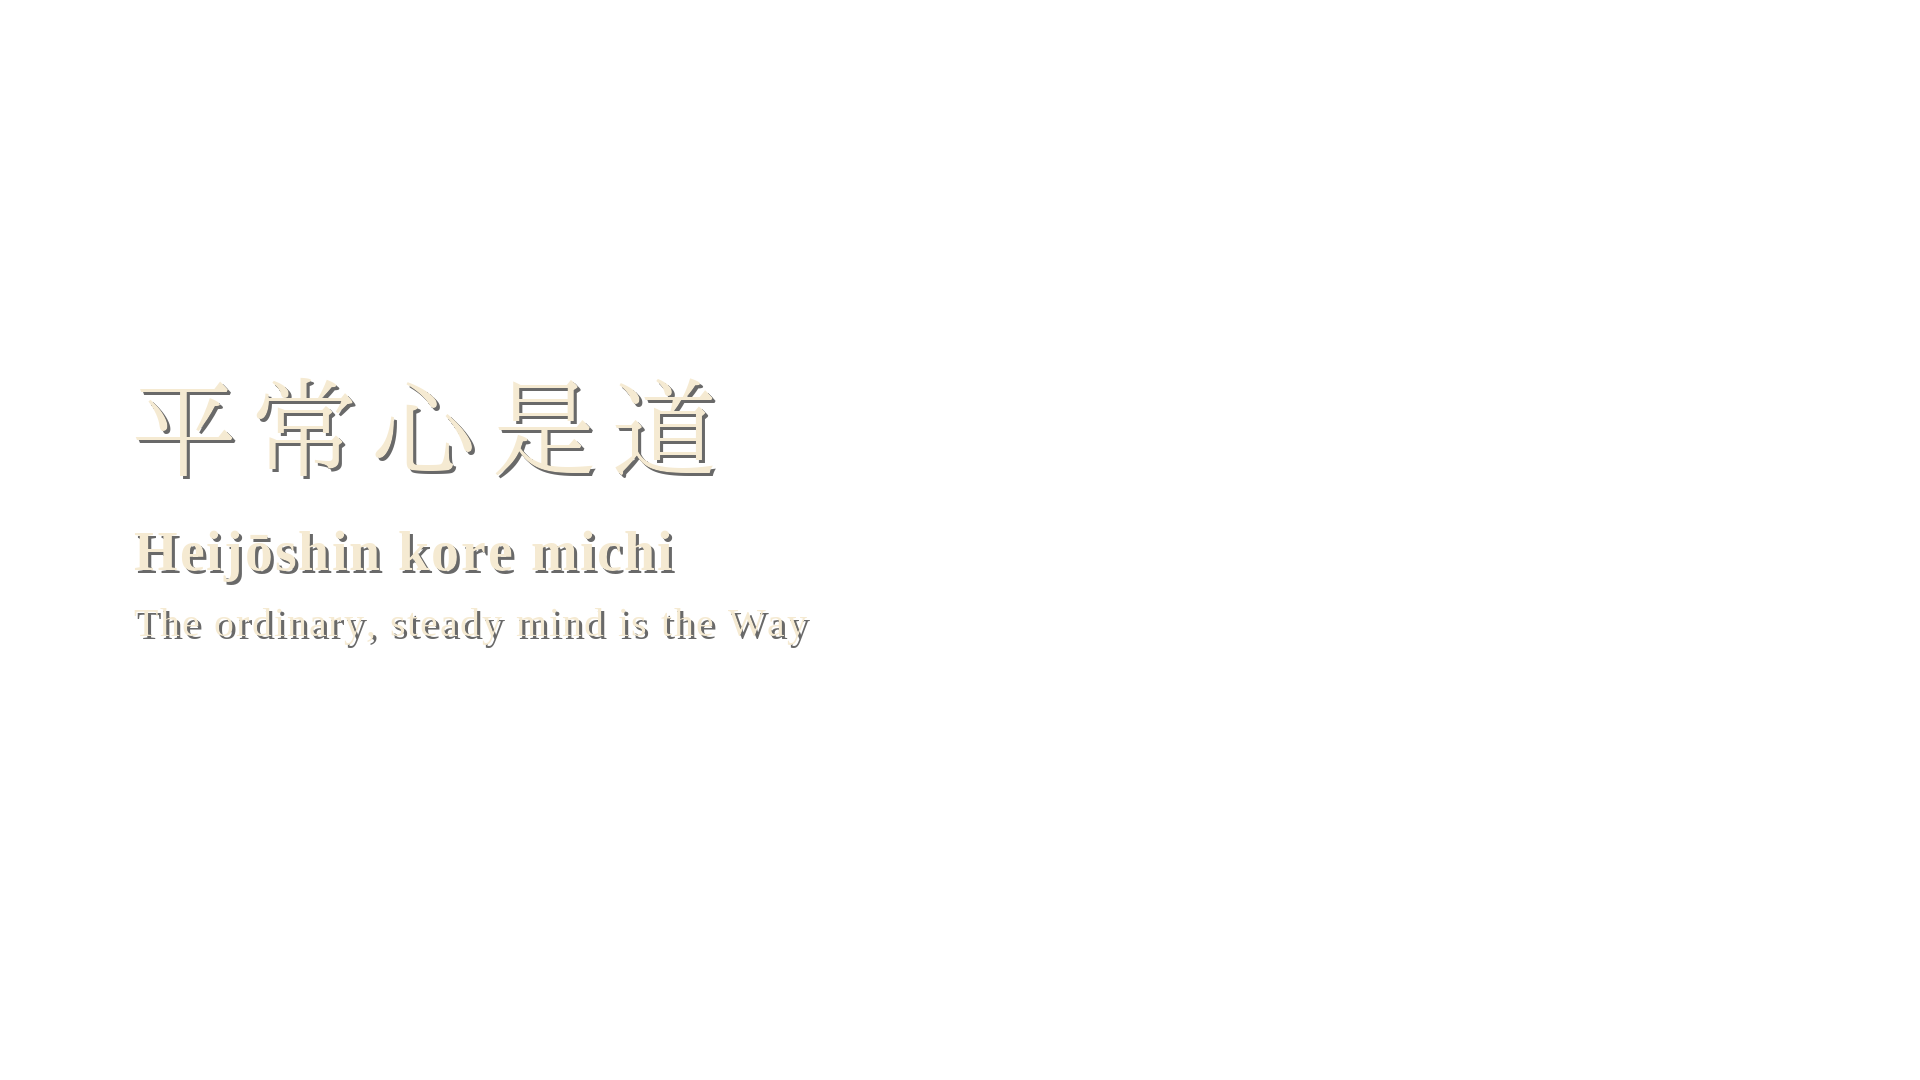

Write Python code to recreate this figure.
#!/usr/bin/env python3
"""
ZANSHIN — 残心 | Wisdom intro overlay (transparent PNG, 1920x1080).

Phrase (§6a): 平常心是道 / Heijōshin kore michi / The ordinary, steady mind is the Way.
Channel standard: LEFT side, cream #F5EAD2, Liberation Serif Bold (romaji/gloss)
+ IPA Mincho (kanji). Soft shadow for legibility. Drop on CapCut top track
0:03–0:14, fades 2s.

Output: zanshin-wisdom-overlay.png (RGBA, transparent)
"""

from pathlib import Path
from PIL import Image, ImageDraw, ImageFont

HERE = Path(__file__).parent
OUT = HERE / "zanshin-wisdom-overlay.png"

W, H = 1920, 1080
CREAM = (245, 234, 210, 255)
SHADOW = (0, 0, 0, 150)

KANJI_FONT = "/usr/share/fonts/opentype/ipafont-mincho/ipam.ttf"
SERIF_BOLD = "/usr/share/fonts/truetype/liberation/LiberationSerif-Bold.ttf"
SERIF = "/usr/share/fonts/truetype/liberation/LiberationSerif-Regular.ttf"

X = 130
KANJI = ("平常心是道", 108, 372)
ROMAJI = ("Heijōshin kore michi", 56, 520)
GLOSS = ("The ordinary, steady mind is the Way", 40, 600)


def track(d, xy, text, font, spacing):
    x, y = xy
    for ch in text:
        d.text((x + 3, y + 3), ch, font=font, fill=SHADOW)
        d.text((x, y), ch, font=font, fill=CREAM)
        x += d.textlength(ch, font=font) + spacing


def main():
    img = Image.new("RGBA", (W, H), (0, 0, 0, 0))
    d = ImageDraw.Draw(img)
    kt, ks, ky = KANJI
    track(d, (X, ky), kt, ImageFont.truetype(KANJI_FONT, ks), 12)
    rt, rs, ry = ROMAJI
    track(d, (X + 4, ry), rt, ImageFont.truetype(SERIF_BOLD, rs), 2)
    gt, gs, gy = GLOSS
    track(d, (X + 4, gy), gt, ImageFont.truetype(SERIF, gs), 2)
    img.save(OUT)
    print(f"Saved → {OUT}  ({OUT.stat().st_size // 1024} KB)")


if __name__ == "__main__":
    main()
